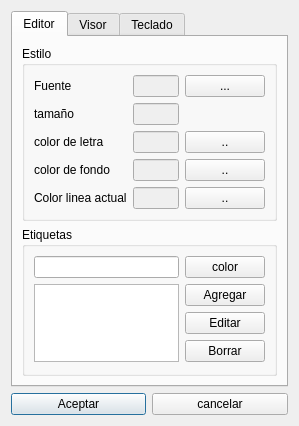
<?xml version="1.0" encoding="UTF-8"?>
<ui version="4.0">
 <class>Configuraciones</class>
 <widget class="QDialog" name="Configuraciones">
  <property name="windowModality">
   <enum>Qt::ApplicationModal</enum>
  </property>
  <property name="geometry">
   <rect>
    <x>0</x>
    <y>0</y>
    <width>299</width>
    <height>410</height>
   </rect>
  </property>
  <property name="windowTitle">
   <string>Configuraciones</string>
  </property>
  <property name="modal">
   <bool>true</bool>
  </property>
  <layout class="QGridLayout" name="gridLayout">
   <item row="1" column="0">
    <widget class="QPushButton" name="btnAceptar">
     <property name="text">
      <string>Aceptar</string>
     </property>
    </widget>
   </item>
   <item row="1" column="1">
    <widget class="QPushButton" name="btnCancelar">
     <property name="text">
      <string>cancelar</string>
     </property>
    </widget>
   </item>
   <item row="0" column="0" colspan="2">
    <widget class="QTabWidget" name="tabWidget">
     <property name="currentIndex">
      <number>0</number>
     </property>
     <widget class="QWidget" name="tab">
      <attribute name="title">
       <string>Editor</string>
      </attribute>
      <layout class="QGridLayout" name="gridLayout_4">
       <item row="1" column="0" colspan="2">
        <widget class="QGroupBox" name="groupBox">
         <property name="font">
          <font>
           <weight>50</weight>
           <bold>false</bold>
           <underline>false</underline>
           <strikeout>false</strikeout>
           <stylestrategy>PreferDefault</stylestrategy>
           <kerning>true</kerning>
          </font>
         </property>
         <property name="contextMenuPolicy">
          <enum>Qt::DefaultContextMenu</enum>
         </property>
         <property name="layoutDirection">
          <enum>Qt::LeftToRight</enum>
         </property>
         <property name="title">
          <string>Etiquetas</string>
         </property>
         <property name="flat">
          <bool>true</bool>
         </property>
         <property name="checkable">
          <bool>false</bool>
         </property>
         <layout class="QGridLayout" name="gridLayout_3">
          <item row="0" column="0">
           <widget class="QLineEdit" name="lineEdit"/>
          </item>
          <item row="0" column="1">
           <widget class="QPushButton" name="pushButton_3">
            <property name="text">
             <string>color</string>
            </property>
           </widget>
          </item>
          <item row="1" column="1">
           <widget class="QPushButton" name="pushButton">
            <property name="text">
             <string>Agregar</string>
            </property>
           </widget>
          </item>
          <item row="2" column="1">
           <widget class="QPushButton" name="btnEditar">
            <property name="text">
             <string>Editar</string>
            </property>
           </widget>
          </item>
          <item row="3" column="1">
           <widget class="QPushButton" name="pushButton_2">
            <property name="text">
             <string>Borrar</string>
            </property>
           </widget>
          </item>
          <item row="1" column="0" rowspan="3">
           <widget class="QListView" name="listView"/>
          </item>
         </layout>
        </widget>
       </item>
       <item row="0" column="0" colspan="2">
        <widget class="QGroupBox" name="groupBox_2">
         <property name="title">
          <string>Estilo</string>
         </property>
         <layout class="QGridLayout" name="gridLayout_2">
          <item row="2" column="0">
           <widget class="QLabel" name="label_7">
            <property name="text">
             <string>color de letra</string>
            </property>
           </widget>
          </item>
          <item row="3" column="1" colspan="3">
           <widget class="QLineEdit" name="lineEdit_6">
            <property name="enabled">
             <bool>false</bool>
            </property>
           </widget>
          </item>
          <item row="3" column="0">
           <widget class="QLabel" name="label_8">
            <property name="text">
             <string>color de fondo</string>
            </property>
           </widget>
          </item>
          <item row="1" column="1" colspan="3">
           <widget class="QLineEdit" name="tamanioLetra">
            <property name="enabled">
             <bool>false</bool>
            </property>
           </widget>
          </item>
          <item row="0" column="1" colspan="3">
           <widget class="QLineEdit" name="txtFuente">
            <property name="enabled">
             <bool>false</bool>
            </property>
           </widget>
          </item>
          <item row="2" column="1" colspan="3">
           <widget class="QLineEdit" name="lineEdit_5">
            <property name="enabled">
             <bool>false</bool>
            </property>
            <property name="autoFillBackground">
             <bool>false</bool>
            </property>
           </widget>
          </item>
          <item row="0" column="0">
           <widget class="QLabel" name="label">
            <property name="text">
             <string>Fuente</string>
            </property>
           </widget>
          </item>
          <item row="1" column="0">
           <widget class="QLabel" name="label_2">
            <property name="text">
             <string>tamaño</string>
            </property>
           </widget>
          </item>
          <item row="0" column="4">
           <widget class="QPushButton" name="btnFuente">
            <property name="text">
             <string>...</string>
            </property>
           </widget>
          </item>
          <item row="2" column="4">
           <widget class="QPushButton" name="btnColor">
            <property name="text">
             <string>..</string>
            </property>
           </widget>
          </item>
          <item row="3" column="4">
           <widget class="QPushButton" name="btnColorFondo">
            <property name="text">
             <string>..</string>
            </property>
           </widget>
          </item>
          <item row="4" column="0">
           <widget class="QLabel" name="label_4">
            <property name="text">
             <string>Color linea actual</string>
            </property>
           </widget>
          </item>
          <item row="4" column="4">
           <widget class="QPushButton" name="btnColorLineaActual">
            <property name="text">
             <string>..</string>
            </property>
           </widget>
          </item>
          <item row="4" column="1" colspan="3">
           <widget class="QLineEdit" name="txtColorLineaActual">
            <property name="enabled">
             <bool>false</bool>
            </property>
           </widget>
          </item>
         </layout>
        </widget>
       </item>
      </layout>
     </widget>
     <widget class="QWidget" name="tab_3">
      <attribute name="title">
       <string>Visor</string>
      </attribute>
      <layout class="QFormLayout" name="formLayout">
       <item row="0" column="0" colspan="2">
        <widget class="QGroupBox" name="groupBox_3">
         <property name="title">
          <string>Vista</string>
         </property>
         <layout class="QGridLayout" name="gridLayout_5">
          <item row="0" column="0">
           <widget class="QLabel" name="label_3">
            <property name="text">
             <string>Color de fondo</string>
            </property>
           </widget>
          </item>
          <item row="0" column="1">
           <widget class="QLineEdit" name="txtFondoColor"/>
          </item>
          <item row="0" column="2">
           <widget class="QPushButton" name="btnFondoVisor">
            <property name="text">
             <string>..</string>
            </property>
           </widget>
          </item>
         </layout>
        </widget>
       </item>
      </layout>
     </widget>
     <widget class="QWidget" name="tab_2">
      <attribute name="title">
       <string>Teclado</string>
      </attribute>
      <widget class="QKeySequenceEdit" name="teclado">
       <property name="geometry">
        <rect>
         <x>60</x>
         <y>30</y>
         <width>113</width>
         <height>20</height>
        </rect>
       </property>
      </widget>
     </widget>
    </widget>
   </item>
  </layout>
 </widget>
 <resources/>
 <connections/>
</ui>
